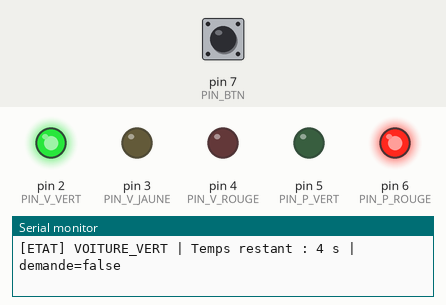
This sketch was run on a simulated Arduino Uno, built with avr-gcc and run on an emulated ATmega328P. On the bench: output pins drawn as LEDs (lit = HIGH), the last lines printed to the serial monitor. The test bench sets the inputs (shaded band); at power-on: pin 7 (PIN_BTN) HIGH.

Above: at 1.2 s.
1.3 s: pin 7 (PIN_BTN) pulled LOW for 0.15 s
4.4 s: pin 7 (PIN_BTN) pulled LOW for 1 s
At 5.7 s:
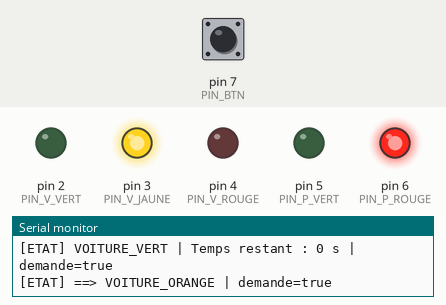
At 8.9 s:
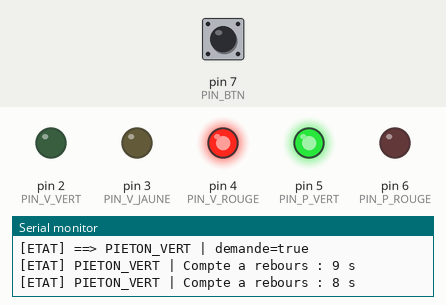
Timing chart, 0 to 19.0 s (numbered marks = the images above; inputs shaded):
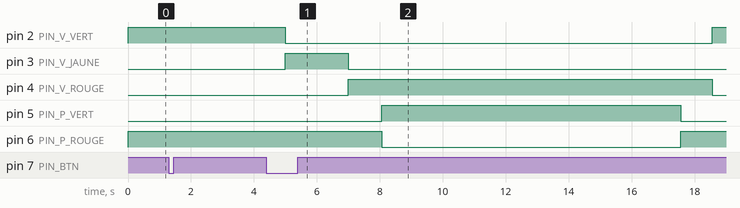

The sketch:

sketch.ino
```cpp
/* ============================================================
   FEU PIETON INTELLIGENT + COMPTE A REBOURS
   Groupe 1 - Theme 4 - Master 1 IA / IoT - DIT
   Arduino Uno - simulation Wokwi
   ============================================================ */

// --- Pins LEDs voiture ---
#define PIN_V_VERT   2
#define PIN_V_JAUNE  3
#define PIN_V_ROUGE  4

// --- Pins LEDs pieton ---
#define PIN_P_VERT   5
#define PIN_P_ROUGE  6

// --- Bouton pieton ---
#define PIN_BTN      7

// --- Potentiometre ---
#define PIN_POT      A0

// --- Durees fixes (ms) ---
#define T_VERT_MIN     5000UL    // (2) duree minimale du vert voiture
#define T_ORANGE       2000UL
#define T_TOUT_ROUGE   1000UL
#define DEBOUNCE_MS      50UL

// --- Duree pieton : figee a l'entree de PIETON_VERT ---
unsigned long T_PIETON = 6000UL;

// --- Machine a etats ---
enum Etat {
  VOITURE_VERT,
  VOITURE_ORANGE,
  TOUT_ROUGE_AV,        // (4) securite : le carrefour se vide
  PIETON_VERT,
  RETOUR
};

Etat etatCourant      = VOITURE_VERT;
unsigned long tEntree = 0;       // horodatage entree etat courant

// --- Bouton ---
bool demandeActive  = false;
bool btnPrecedent   = HIGH;      // INPUT_PULLUP -> repos = HIGH
unsigned long tDebounce = 0;

// --- Compte a rebours ---
int dernierAffiche  = -1;

// --- (6) Filtrage du potentiometre : moyenne des 5 dernieres lectures ---
#define N_FILTRE 5
int histoPot[N_FILTRE];
int idxPot = 0;
bool potRempli = false;

// ============================================================
void setup() {
  Serial.begin(9600);

  pinMode(PIN_V_VERT,  OUTPUT);
  pinMode(PIN_V_JAUNE, OUTPUT);
  pinMode(PIN_V_ROUGE, OUTPUT);
  pinMode(PIN_P_VERT,  OUTPUT);
  pinMode(PIN_P_ROUGE, OUTPUT);
  pinMode(PIN_BTN,     INPUT_PULLUP);

  appliquerEtat(VOITURE_VERT);
  tEntree = millis();

  Serial.println("=== FEU PIETON INTELLIGENT - DEMARRAGE ===");
  Serial.println("Etat initial : VOITURE_VERT");
  Serial.println("Appuyez sur le bouton bleu pour demander le passage.");
}

// ============================================================
void loop() {
  lireBouton();          // anti-rebond + enregistrement demande
  gererEtat();           // machine a etats non bloquante
}

// ============================================================
// (6) Moyenne glissante sur les 5 dernieres lectures du potentiometre
// ============================================================
int filtrerPot(int valeur) {
  histoPot[idxPot] = valeur;
  idxPot = (idxPot + 1) % N_FILTRE;
  if (idxPot == 0) potRempli = true;

  int nb = potRempli ? N_FILTRE : idxPot;
  long somme = 0;
  for (int i = 0; i < nb; i++) somme += histoPot[i];
  return somme / nb;
}

// ============================================================
// (1) Anti-rebond NON BLOQUANT, sur FRONT DESCENDANT uniquement
//     -> un appui maintenu ne genere qu'un seul evenement
// ============================================================
void lireBouton() {
  bool btnActuel = digitalRead(PIN_BTN);

  // On ne reagit qu'a un CHANGEMENT d'etat, espace d'au moins 50 ms
  if (btnActuel != btnPrecedent && (millis() - tDebounce) >= DEBOUNCE_MS) {
    tDebounce    = millis();
    btnPrecedent = btnActuel;

    // Front descendant = appui reel (le relachement ne fait rien)
    if (btnActuel == LOW) {
      if (etatCourant == VOITURE_VERT && !demandeActive) {
        demandeActive = true;
        Serial.println("[BTN] >> Demande pieton enregistree (demande=true)");
      } else {
        Serial.println("[BTN] >> Appui ignore (sequence en cours)");
      }
    }
  }
}

// ============================================================
// Machine a etats - temporisations toutes non bloquantes
// ============================================================
void gererEtat() {
  unsigned long duree = millis() - tEntree;

  switch (etatCourant) {

    // ----------------------------------------------------------
    case VOITURE_VERT:
      afficherSerial("VOITURE_VERT", (long)(T_VERT_MIN - duree));
      // (2) le vert termine sa duree minimale avant de ceder la place
      if (demandeActive && duree >= T_VERT_MIN) {
        changerEtat(VOITURE_ORANGE);
        // (3) demandeActive N'EST PAS remis a false ici :
        //     c'est ce qui empeche une deuxieme demande d'etre empilee.
      }
      break;

    // ----------------------------------------------------------
    case VOITURE_ORANGE:
      afficherSerial("VOITURE_ORANGE", (long)(T_ORANGE - duree));
      if (duree >= T_ORANGE) {
        changerEtat(TOUT_ROUGE_AV);
      }
      break;

    // ----------------------------------------------------------
    // (4) Tout rouge AVANT le pieton : le carrefour se vide
    case TOUT_ROUGE_AV:
      afficherSerial("TOUT_ROUGE_AVANT", (long)(T_TOUT_ROUGE - duree));
      if (duree >= T_TOUT_ROUGE) {
        // (5)(6) duree de traversee lue UNE SEULE FOIS et figee ici
        int brut   = analogRead(PIN_POT);
        int filtre = filtrerPot(brut);
        T_PIETON   = map(filtre, 0, 1023, 4000, 15000);

        Serial.print("[INFO] Duree traversee fixee : ");
        Serial.print(T_PIETON / 1000);
        Serial.print(" s (pot brut=");
        Serial.print(brut);
        Serial.print(", filtre=");
        Serial.print(filtre);
        Serial.println(")");

        changerEtat(PIETON_VERT);
      }
      break;

    // ----------------------------------------------------------
    case PIETON_VERT: {
      long msRestants = (long)T_PIETON - (long)duree;
      if (msRestants < 0) msRestants = 0;
      int secRestantes = (int)(msRestants / 1000);

      // N'affiche que quand la valeur change -> 1 ligne par seconde
      if (secRestantes != dernierAffiche) {
        dernierAffiche = secRestantes;
        Serial.print("[ETAT] PIETON_VERT | Compte a rebours : ");
        Serial.print(secRestantes);
        Serial.println(" s");
      }

      if (duree >= T_PIETON) {
        changerEtat(RETOUR);
      }
      break;
    }

    // ----------------------------------------------------------
    case RETOUR:
      afficherSerial("RETOUR (tout rouge)", (long)(T_TOUT_ROUGE - duree));
      if (duree >= T_TOUT_ROUGE) {
        demandeActive = false;   // (3) remise a zero AU BON ENDROIT
        changerEtat(VOITURE_VERT);
      }
      break;
  }
}

// ============================================================
// Changement d'etat : mise a jour + LEDs + Serial
// ============================================================
void changerEtat(Etat nouvel) {
  etatCourant    = nouvel;
  tEntree        = millis();
  dernierAffiche = -1;
  appliquerEtat(nouvel);

  Serial.print("\n[ETAT] ==> ");
  Serial.print(nomEtat(nouvel));
  Serial.print(" | demande=");
  Serial.println(demandeActive ? "true" : "false");
}

// ============================================================
// Application des LEDs selon l'etat courant
// ============================================================
void appliquerEtat(Etat e) {
  // Tout eteindre d'abord : garantit qu'on ne peut JAMAIS avoir
  // voiture verte et pieton vert en meme temps.
  digitalWrite(PIN_V_VERT,  LOW);
  digitalWrite(PIN_V_JAUNE, LOW);
  digitalWrite(PIN_V_ROUGE, LOW);
  digitalWrite(PIN_P_VERT,  LOW);
  digitalWrite(PIN_P_ROUGE, LOW);

  switch (e) {
    case VOITURE_VERT:                       // voiture vert ; pieton rouge
      digitalWrite(PIN_V_VERT,  HIGH);
      digitalWrite(PIN_P_ROUGE, HIGH);
      break;

    case VOITURE_ORANGE:                     // voiture jaune ; pieton rouge
      digitalWrite(PIN_V_JAUNE, HIGH);
      digitalWrite(PIN_P_ROUGE, HIGH);
      break;

    case TOUT_ROUGE_AV:                      // tout rouge (securite)
      digitalWrite(PIN_V_ROUGE, HIGH);
      digitalWrite(PIN_P_ROUGE, HIGH);
      break;

    case PIETON_VERT:                        // voiture rouge ; pieton vert
      digitalWrite(PIN_V_ROUGE, HIGH);
      digitalWrite(PIN_P_VERT,  HIGH);
      break;

    case RETOUR:                             // tout rouge (securite)
      digitalWrite(PIN_V_ROUGE, HIGH);
      digitalWrite(PIN_P_ROUGE, HIGH);
      break;
  }
}

// ============================================================
// Affichage Serial : etat courant + temps restant
// ============================================================
void afficherSerial(const char* etat, long msRestants) {
  static unsigned long dernierLog = 0;
  if (millis() - dernierLog >= 1000) {
    dernierLog = millis();
    if (msRestants < 0) msRestants = 0;
    Serial.print("[ETAT] ");
    Serial.print(etat);
    Serial.print(" | Temps restant : ");
    Serial.print(msRestants / 1000);
    Serial.print(" s | demande=");
    Serial.println(demandeActive ? "true" : "false");
  }
}

// ============================================================
// Nom lisible de l'etat
// ============================================================
const char* nomEtat(Etat e) {
  switch (e) {
    case VOITURE_VERT:   return "VOITURE_VERT";
    case VOITURE_ORANGE: return "VOITURE_ORANGE";
    case TOUT_ROUGE_AV:  return "TOUT_ROUGE_AVANT";
    case PIETON_VERT:    return "PIETON_VERT";
    case RETOUR:         return "RETOUR (tout rouge)";
    default:             return "INCONNU";
  }
}
```
